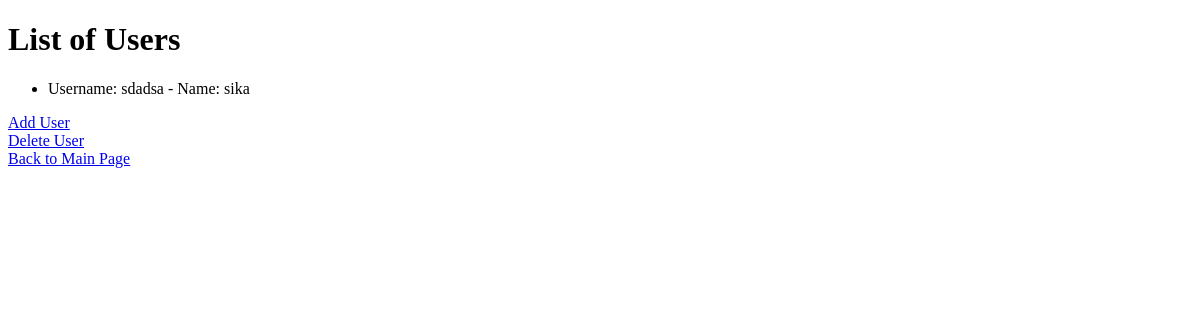
/show/, run on an earlier commit of the app's database.
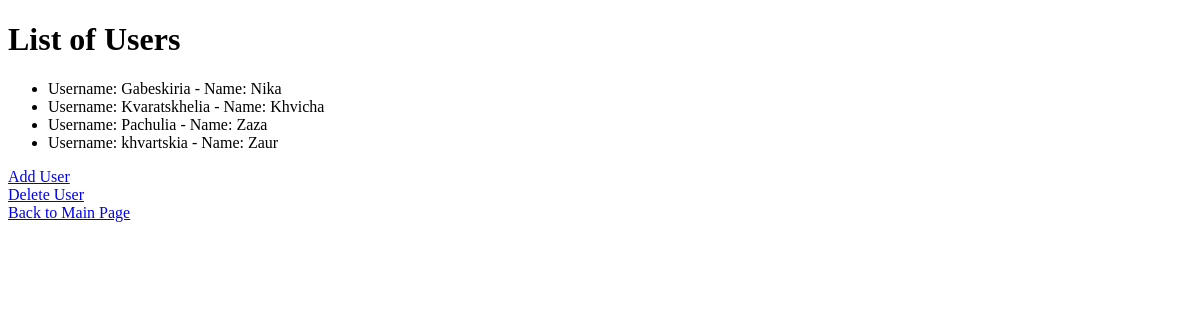
And on a later commit of the database.
### user/models.py (models this page shows, shortened)
class User(models.Model):
    name = models.CharField(max_length=150)  # Unique username
    username = models.CharField(max_length=150)  # Unique username

### user/views.py (the view)
# urls.py: path('show/', views.show_user, name='show_user'),
def show_user(request):
    users = User.objects.all()  # Fetch all users
    return render(request, 'user/show_user.html', {'users': users})

### user/templates/user/show_user.html (shortened to what this page needs)
<!DOCTYPE html>
<html>
<head>
</head>
<body>
    <h1>List of Users</h1>
    <ul>
        {% for user in users %}
            <li>Username: {{ user.username }} - Name: {{ user.name }}</li>
        {% empty %}
            <li>No users found.</li>
        {% endfor %}
    </ul>
    <a href="{% url 'create_user' %}">Add User</a><br>
    <a href="{% url 'delete_user' %}">Delete User</a><br>
    <a href="{% url 'main_page' %}">Back to Main Page</a>
</body>
</html>

What changed in the data, as far as the page shows it:
removed User: username "sdadsa", name "sika"
added User: username "Gabeskiria", name "Nika"
added User: username "Kvaratskhelia", name "Khvicha"
added User: username "Pachulia", name "Zaza"
added User: username "khvartskia", name "Zaur"
